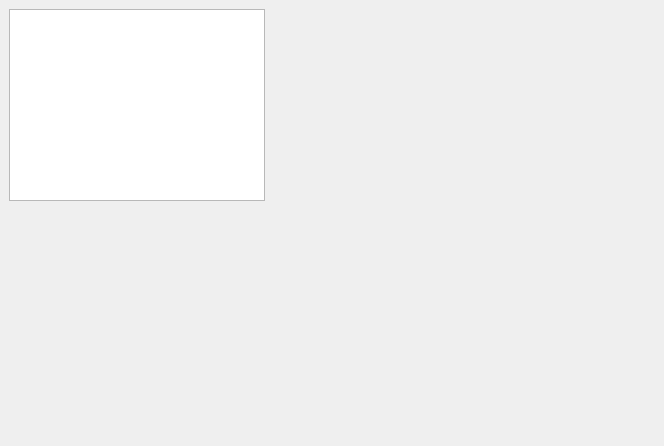
<?xml version="1.0" encoding="UTF-8"?>
<ui version="4.0">
 <class>Widget</class>
 <widget class="QWidget" name="Widget">
  <property name="geometry">
   <rect>
    <x>0</x>
    <y>0</y>
    <width>664</width>
    <height>446</height>
   </rect>
  </property>
  <property name="windowTitle">
   <string>Widget</string>
  </property>
  <widget class="QTableView" name="tableView">
   <property name="geometry">
    <rect>
     <x>9</x>
     <y>9</y>
     <width>256</width>
     <height>192</height>
    </rect>
   </property>
  </widget>
  <action name="actOpenDB">
   <property name="icon">
    <iconset resource="res.qrc">
     <normaloff>:/images/images/open3.bmp</normaloff>:/images/images/open3.bmp</iconset>
   </property>
   <property name="text">
    <string>打开</string>
   </property>
   <property name="toolTip">
    <string>打开数据库</string>
   </property>
  </action>
  <action name="actQuit">
   <property name="icon">
    <iconset resource="res.qrc">
     <normaloff>:/images/images/exit.bmp</normaloff>:/images/images/exit.bmp</iconset>
   </property>
   <property name="text">
    <string>退出</string>
   </property>
   <property name="toolTip">
    <string>退出</string>
   </property>
  </action>
  <action name="actRecAppend">
   <property name="enabled">
    <bool>false</bool>
   </property>
   <property name="icon">
    <iconset resource="res.qrc">
     <normaloff>:/images/images/316.bmp</normaloff>:/images/images/316.bmp</iconset>
   </property>
   <property name="text">
    <string>添加</string>
   </property>
   <property name="toolTip">
    <string>添加记录</string>
   </property>
  </action>
  <action name="actRecInsert">
   <property name="enabled">
    <bool>false</bool>
   </property>
   <property name="icon">
    <iconset resource="res.qrc">
     <normaloff>:/images/images/306.bmp</normaloff>:/images/images/306.bmp</iconset>
   </property>
   <property name="text">
    <string>插入</string>
   </property>
   <property name="toolTip">
    <string>插入记录</string>
   </property>
  </action>
  <action name="actSubmit">
   <property name="enabled">
    <bool>false</bool>
   </property>
   <property name="icon">
    <iconset resource="res.qrc">
     <normaloff>:/images/images/save1.bmp</normaloff>:/images/images/save1.bmp</iconset>
   </property>
   <property name="text">
    <string>保存</string>
   </property>
   <property name="toolTip">
    <string>保存修改</string>
   </property>
  </action>
  <action name="actRevert">
   <property name="enabled">
    <bool>false</bool>
   </property>
   <property name="icon">
    <iconset resource="res.qrc">
     <normaloff>:/images/images/ubdo.bmp</normaloff>:/images/images/ubdo.bmp</iconset>
   </property>
   <property name="text">
    <string>取消</string>
   </property>
   <property name="toolTip">
    <string>取消修改</string>
   </property>
  </action>
  <action name="actRecDelete">
   <property name="enabled">
    <bool>false</bool>
   </property>
   <property name="icon">
    <iconset resource="res.qrc">
     <normaloff>:/images/images/delete1.bmp</normaloff>:/images/images/delete1.bmp</iconset>
   </property>
   <property name="text">
    <string>删除</string>
   </property>
   <property name="toolTip">
    <string>删除记录</string>
   </property>
  </action>
  <action name="actFields">
   <property name="enabled">
    <bool>false</bool>
   </property>
   <property name="icon">
    <iconset resource="res.qrc">
     <normaloff>:/images/images/124.bmp</normaloff>:/images/images/124.bmp</iconset>
   </property>
   <property name="text">
    <string>字段列表</string>
   </property>
   <property name="toolTip">
    <string>字段列表</string>
   </property>
  </action>
 </widget>
 <resources>
  <include location="res.qrc"/>
 </resources>
 <connections/>
</ui>
